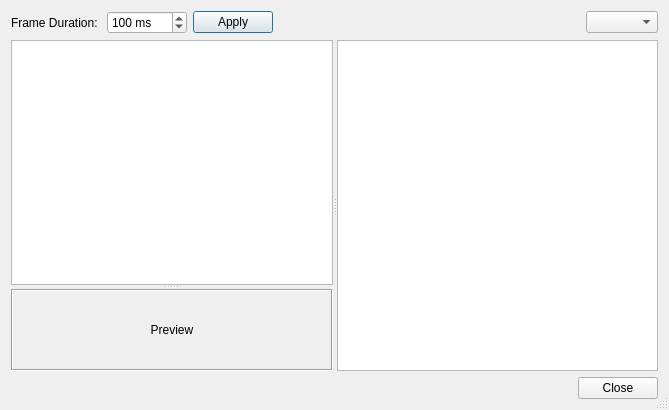
<?xml version="1.0" encoding="UTF-8"?>
<ui version="4.0">
 <class>TileAnimationEditor</class>
 <widget class="QDialog" name="TileAnimationEditor">
  <property name="geometry">
   <rect>
    <x>0</x>
    <y>0</y>
    <width>669</width>
    <height>410</height>
   </rect>
  </property>
  <property name="windowTitle">
   <string>Tile Animation Editor</string>
  </property>
  <property name="sizeGripEnabled">
   <bool>true</bool>
  </property>
  <layout class="QVBoxLayout" name="verticalLayout">
   <item>
    <layout class="QHBoxLayout" name="horizontalLayout">
     <item>
      <widget class="QLabel" name="label">
       <property name="text">
        <string>Frame Duration: </string>
       </property>
      </widget>
     </item>
     <item>
      <widget class="QSpinBox" name="frameTime">
       <property name="suffix">
        <string> ms</string>
       </property>
       <property name="minimum">
        <number>1</number>
       </property>
       <property name="maximum">
        <number>10000</number>
       </property>
       <property name="singleStep">
        <number>10</number>
       </property>
       <property name="value">
        <number>100</number>
       </property>
      </widget>
     </item>
     <item>
      <widget class="QPushButton" name="setFrameTimeButton">
       <property name="text">
        <string>Apply</string>
       </property>
      </widget>
     </item>
     <item>
      <spacer name="horizontalSpacer">
       <property name="orientation">
        <enum>Qt::Horizontal</enum>
       </property>
       <property name="sizeHint" stdset="0">
        <size>
         <width>40</width>
         <height>20</height>
        </size>
       </property>
      </spacer>
     </item>
     <item>
      <widget class="QComboBox" name="zoomComboBox"/>
     </item>
    </layout>
   </item>
   <item>
    <widget class="QSplitter" name="horizontalSplitter">
     <property name="orientation">
      <enum>Qt::Horizontal</enum>
     </property>
     <property name="childrenCollapsible">
      <bool>false</bool>
     </property>
     <widget class="QSplitter" name="verticalSplitter">
      <property name="orientation">
       <enum>Qt::Vertical</enum>
      </property>
      <widget class="QListView" name="frameList">
       <property name="sizePolicy">
        <sizepolicy hsizetype="Minimum" vsizetype="Preferred">
         <horstretch>0</horstretch>
         <verstretch>1</verstretch>
        </sizepolicy>
       </property>
       <property name="minimumSize">
        <size>
         <width>128</width>
         <height>0</height>
        </size>
       </property>
       <property name="maximumSize">
        <size>
         <width>16777215</width>
         <height>16777215</height>
        </size>
       </property>
       <property name="acceptDrops">
        <bool>true</bool>
       </property>
       <property name="horizontalScrollBarPolicy">
        <enum>Qt::ScrollBarAsNeeded</enum>
       </property>
       <property name="dragEnabled">
        <bool>true</bool>
       </property>
       <property name="dragDropMode">
        <enum>QAbstractItemView::DragDrop</enum>
       </property>
       <property name="defaultDropAction">
        <enum>Qt::MoveAction</enum>
       </property>
       <property name="selectionMode">
        <enum>QAbstractItemView::ExtendedSelection</enum>
       </property>
       <property name="horizontalScrollMode">
        <enum>QAbstractItemView::ScrollPerPixel</enum>
       </property>
       <property name="viewMode">
        <enum>QListView::ListMode</enum>
       </property>
      </widget>
      <widget class="QLabel" name="preview">
       <property name="sizePolicy">
        <sizepolicy hsizetype="Preferred" vsizetype="Preferred">
         <horstretch>0</horstretch>
         <verstretch>1</verstretch>
        </sizepolicy>
       </property>
       <property name="minimumSize">
        <size>
         <width>0</width>
         <height>64</height>
        </size>
       </property>
       <property name="frameShape">
        <enum>QFrame::Box</enum>
       </property>
       <property name="frameShadow">
        <enum>QFrame::Sunken</enum>
       </property>
       <property name="text">
        <string>Preview</string>
       </property>
       <property name="alignment">
        <set>Qt::AlignCenter</set>
       </property>
      </widget>
     </widget>
     <widget class="Tiled::TilesetView" name="tilesetView">
      <property name="sizePolicy">
       <sizepolicy hsizetype="Expanding" vsizetype="Preferred">
        <horstretch>0</horstretch>
        <verstretch>0</verstretch>
       </sizepolicy>
      </property>
      <property name="minimumSize">
       <size>
        <width>128</width>
        <height>0</height>
       </size>
      </property>
      <property name="dragEnabled">
       <bool>true</bool>
      </property>
      <property name="dragDropMode">
       <enum>QAbstractItemView::DragOnly</enum>
      </property>
     </widget>
    </widget>
   </item>
   <item>
    <widget class="QDialogButtonBox" name="buttonBox">
     <property name="standardButtons">
      <set>QDialogButtonBox::Close</set>
     </property>
    </widget>
   </item>
  </layout>
 </widget>
 <customwidgets>
  <customwidget>
   <class>Tiled::TilesetView</class>
   <extends>QTableView</extends>
   <header location="global">tilesetview.h</header>
  </customwidget>
 </customwidgets>
 <resources/>
 <connections>
  <connection>
   <sender>buttonBox</sender>
   <signal>rejected()</signal>
   <receiver>TileAnimationEditor</receiver>
   <slot>close()</slot>
   <hints>
    <hint type="sourcelabel">
     <x>458</x>
     <y>355</y>
    </hint>
    <hint type="destinationlabel">
     <x>482</x>
     <y>295</y>
    </hint>
   </hints>
  </connection>
 </connections>
</ui>
